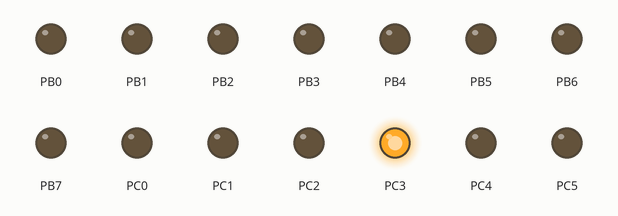
Recording of a program running on a simulated ATmega32, built with avr-gcc and emulated at 16 MHz. Shown: output pins drawn as LEDs (lit = HIGH).

Above: at 1.5 s.
At 3.5 s:
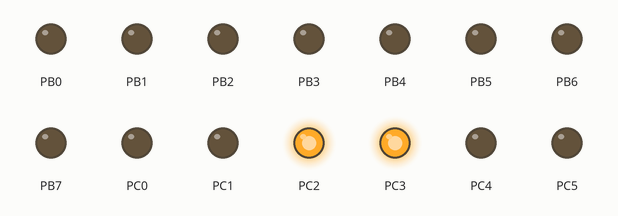
At 5.5 s:
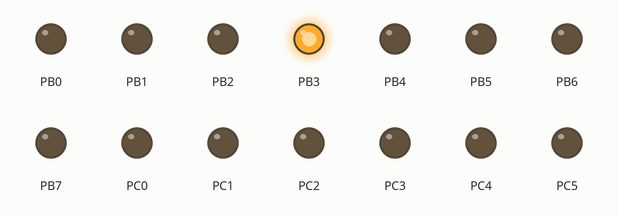
At 7.5 s:
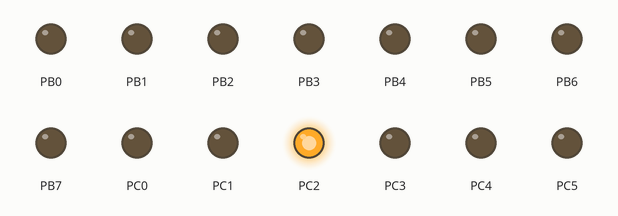
Timing chart, 0 to 10.4 s (numbered marks = the images above):
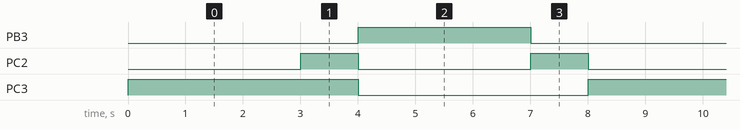

The program:

main.c
```c
/*
 * Ampel.c
 *
 * Created: 13.10.2025 12:22:20
 * Author : VW8GEET
 */
#define F_CPU 16000000UL
#include <avr/io.h>
#include <util/delay.h>

int main(void)
{
	DDRB = 255;
	DDRC = 255;

	uint8_t gruen = 0b00001000; //PORTB
	uint8_t gelb = 0b00000100; //PORTC
	uint8_t rot = 0b00001000; //PORTC
	uint8_t rotgelb = 0b00001100;
	uint8_t aus = 0;
    while (1)
    {
		PORTC = rot;
		_delay_ms(3000);
		PORTB = aus;
		PORTC = aus;

		PORTC = rotgelb;
		_delay_ms(1000);
		PORTB = aus;
		PORTC = aus;

		PORTB = gruen;
		_delay_ms(3000);
		PORTB = aus;
		PORTC = aus;

		PORTC = gelb;
		_delay_ms(1000);
		PORTB = aus;
		PORTC = aus;

    }
}
```

Measured:
- by itself, PB3: alternates HIGH for 3.0 s and LOW for 5.0 s
- by itself, PC2: alternates HIGH for 1.0 s and LOW for 3.0 s
- by itself, PC3: alternates HIGH for 4.0 s and LOW for 4.0 s
